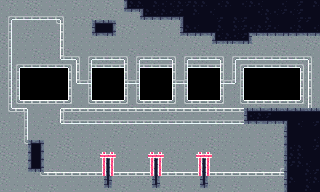

Rendered tile map (Tiled .tmx) drawn with the repository's tilesets; below, a short description and the map source with its tile grids summarised:
An orthogonal 40x24 tile map with 8x8 px tiles, 8 tile layers (Tile Layer 7, Tile Layer 8, Tile Layer 1, Tile Layer 4, ...), 3 tilesets and 16 objects.

<map version="1.10" tiledversion="1.11.2" orientation="orthogonal" renderorder="right-down" width="40" height="24" tilewidth="8" tileheight="8" infinite="0" nextlayerid="15" nextobjectid="30">
 <tileset firstgid="1" source="../panels.tsx" />
 <tileset firstgid="61" source="../hazards.tsx" />
 <tileset firstgid="77" source="../slabs.tsx" />
 <group id="12" name="Group Layer 1" tintcolor="#8b8b8b">
  <layer id="13" name="Tile Layer 7" width="40" height="24">
   <data>[960 cells, 651 non-empty, 48 distinct tile ids]</data>
  </layer>
  <layer id="14" name="Tile Layer 8" width="40" height="24" offsetx="4" offsety="4">
   <data>[960 cells, 0 non-empty, 0 distinct tile ids]</data>
  </layer>
 </group>
 <layer id="1" name="Tile Layer 1" width="40" height="24">
  <data>[960 cells, 635 non-empty, 38 distinct tile ids]</data>
 </layer>
 <layer id="9" name="Tile Layer 4" width="40" height="24" offsetx="4" offsety="8">
  <data>[960 cells, 30 non-empty, 14 distinct tile ids]</data>
 </layer>
 <layer id="7" name="Tile Layer 2" width="40" height="24" offsetx="4" offsety="8">
  <data>[960 cells, 18 non-empty, 1 distinct tile ids]</data>
 </layer>
 <layer id="8" name="Tile Layer 3" width="40" height="24" offsetx="4" offsety="8">
  <data>[960 cells, 6 non-empty, 1 distinct tile ids]</data>
 </layer>
 <layer id="10" name="Tile Layer 5" width="40" height="24">
  <data>[960 cells, 212 non-empty, 29 distinct tile ids]</data>
 </layer>
 <layer id="11" name="Tile Layer 6" width="40" height="24" offsetx="4" offsety="4">
  <data>[960 cells, 0 non-empty, 0 distinct tile ids]</data>
 </layer>
 <objectgroup id="3" name="Collision">
  <object id="11" x="12" y="20">
   <polygon points="0,0 308,0 308,-20 -12,-20 -12,0" />
  </object>
  <object id="12" x="308" y="20">
   <polygon points="0,0 0,152 12,152 12,0" />
  </object>
  <object id="13" x="12" y="20">
   <polygon points="0,0 -12,0 -12,152 0,152" />
  </object>
  <object id="14" x="0" y="172">
   <polygon points="0,0 320,0 320,20 0,20" />
  </object>
  <object id="21" x="44" y="140">
   <polygon points="0,0 -32,0 -32,32 0,32" />
  </object>
  <object id="22" x="28" y="108">
   <polygon points="0,0 -32,0 -32,32 0,32" />
  </object>
  <object id="23" x="314" y="20">
   <polygon points="0,0 -254,0 -254,40 0,40" />
  </object>
  <object id="24" x="308" y="108">
   <polygon points="0,0 -24,0 -24,64 0,64" />
  </object>
  <object id="25" x="188" y="60">
   <polygon points="0,0 -16,0 -16,24 0,24" />
  </object>
  <object id="26" x="236" y="60">
   <polygon points="0,0 -16,0 -16,24 0,24" />
  </object>
  <object id="27" x="140" y="60">
   <polygon points="0,0 -16,0 -16,24 0,24" />
  </object>
  <object id="28" x="92" y="60">
   <polygon points="0,0 -16,0 -16,24 0,24" />
  </object>
  <object id="29" x="311" y="108">
   <polygon points="0,0 -251,0 -251,16 0,16" />
  </object>
 </objectgroup>
 <objectgroup id="5" name="HazardCollision">
  <object id="15" x="102" y="156">
   <polygon points="0,0 12,0 12,21 0,21" />
  </object>
  <object id="17" x="150" y="156">
   <polygon points="0,0 12,0 12,21 0,21" />
  </object>
  <object id="18" x="198" y="156">
   <polygon points="0,0 12,0 12,21 0,21" />
  </object>
 </objectgroup>
</map>
